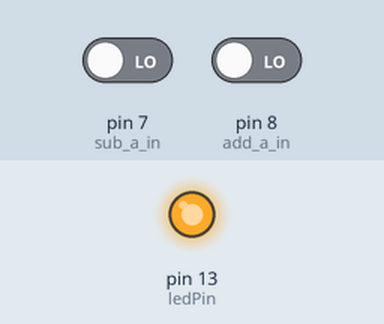
This sketch was run on a simulated Arduino Uno, built with avr-gcc and run on an emulated ATmega328P. Shown: output pins drawn as LEDs (lit = HIGH). The test bench sets the inputs (shaded band); at power-on: pin 7 (sub_a_in) LOW, pin 8 (add_a_in) LOW. What the sketch prints to the serial monitor is not drawn.

Above: at 1.2 s.
1.3 s: pin 7 (sub_a_in) driven HIGH
At 2.0 s:
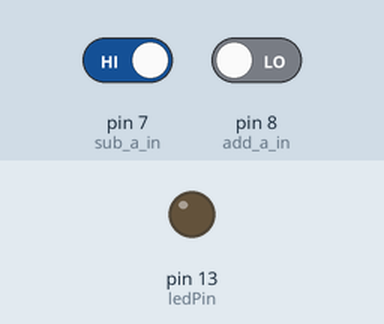
2.8 s: pin 7 (sub_a_in) driven LOW
At 3.6 s:
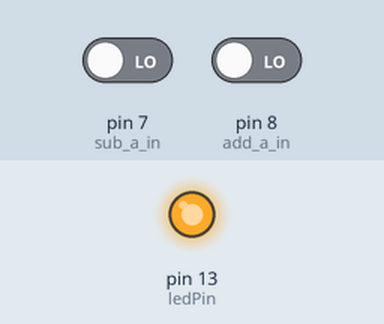
Timing chart, 0 to 5.8 s (numbered marks = the images above; inputs shaded):
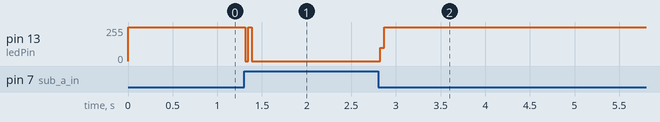

The sketch:

pontuacao_truco.ino
```cpp
int ledPin = 13; // choose the pin for the LED

int sub_a_in = 7;     // entrada SUB time A
int sub_a_val = 0;  // leitura do 'pressbutton' de SUB para o time A
int sub_a_stsAnterior = LOW; // status anterior SUB A

int add_a_in = 8;     // entrada ADD time A
int add_a_val = 0;  // leitura do 'pressbutton' de ADD para o time A
int add_a_stsAnterior = LOW; // status anterior ADD A

int countA = 0;     // pontuacao time A


void setup() {
  Serial.begin(9600);
  pinMode(ledPin, OUTPUT);
  pinMode(add_a_in, INPUT);
  pinMode(sub_a_in, INPUT);
}


void addA(int statusAgora) {
  if ((add_a_stsAnterior == HIGH) && (statusAgora == LOW)) {
    if (countA < 12) {
      countA++;
    }
  }
  add_a_stsAnterior = statusAgora;
}


void subA(int statusAgora) {
  if ((sub_a_stsAnterior == HIGH) && (statusAgora == LOW)) {
    if (countA > 0) {
      countA--;
    }
  }
  sub_a_stsAnterior = statusAgora;
}


void loop(){


  add_a_val = digitalRead(add_a_in);  // read input value
  if (add_a_val == HIGH) {         // check if the input is HIGH (button released)
    digitalWrite(ledPin, LOW);  // turn LED OFF
    addA(HIGH);
  } else {
    digitalWrite(ledPin, HIGH);  // turn LED ON
    addA(LOW);
  }


  sub_a_val = digitalRead(sub_a_in);  // read input value
  if (sub_a_val == HIGH) {         // check if the input is HIGH (button released)
    digitalWrite(ledPin, LOW);  // turn LED OFF
    subA(HIGH);
  } else {
    digitalWrite(ledPin, HIGH);  // turn LED ON
    subA(LOW);
  }


  Serial.print("H/L: ");Serial.print(add_a_val);
  Serial.print(" count: "); Serial.print(countA); Serial.print("\n");
}
```

Measured:
- after the input at 1.3 s, pin 13 (ledPin): 255/255 → 0/255 at once
- after the input at 2.8 s, pin 13 (ledPin): 0/255 → 255/255 at once
